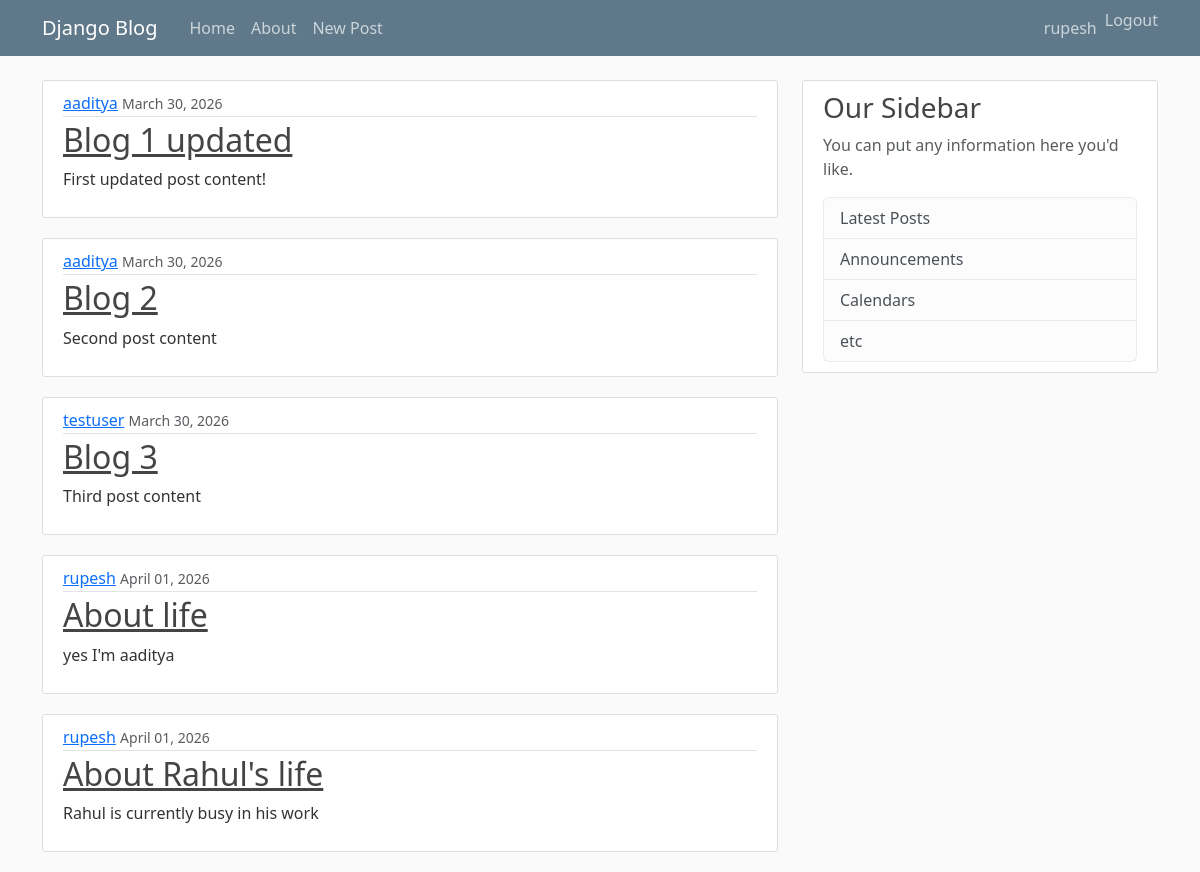
Page / (signed in) on the committed database.
### blog/models.py (models this page shows, shortened)
class Post(models.Model):
  title=models.CharField(max_length=100)
  content=models.TextField()
  author=models.ForeignKey(User,on_delete=models.CASCADE)
  created_at=models.DateTimeField(auto_now_add=True)

### blog/views.py (the view)
# urls.py: path('', views.home, name='blog-home'),
def home(request):
    context = {
        'posts': Post.objects.all()
    }
    return render(request, 'blog/home.html', context)

### blog/templates/blog/home.html
{% extends "blog/base.html" %}
{% block content %}
  {% for post in posts %}
     <article class="media content-section">
        <div class="media-body">
           <div class="article-metadata">
             <a class="mr-2" href="#">{{ post.author }}</a>
               <small class="text-muted">{{ post.created_at|date:"F d, Y" }}</small>
            </div>
               <h2>
                 <a class="article-title" href="{% url 'post-detail' post.id %}">
                     {{ post.title }}
                  </a>
               </h2>
                  <p class="article-content">{{ post.content }}</p>
        </div>
      </article>
  {% endfor %}
{% endblock content %}

### blog/templates/blog/base.html (shortened to what this page needs)
{% load static %}
<!DOCTYPE html>
<html lang="en">
<head>
  <link href="https://cdn.jsdelivr.net/npm/bootstrap@5.3.8/dist/css/bootstrap.min.css"
        rel="stylesheet"
>
  <link rel="stylesheet" type="text/css" href="{% static 'blog/main.css' %}">
</head>
<body>
<header class="site-header">
  <nav class="navbar navbar-expand-md navbar-dark bg-steel fixed-top">
    <div class="container">
      <a class="navbar-brand me-4" href="{% url 'blog-home' %}">
        Django Blog
      </a>
      <div class="collapse navbar-collapse" id="navbarToggle">
        <div class="navbar-nav me-auto">
          <a class="nav-item nav-link" href="{% url 'blog-home' %}">Home</a>
          <a class="nav-item nav-link" href="{% url 'blog-about' %}">About</a>
          {% if user.is_authenticated %}
            <a class="'nav-item nav-link" href="{% url 'post-create' %}">New Post</a>
          {% endif %}
        </div>
        <div class="navbar-nav ms-auto">
          {% if user.is_authenticated %}
            <span class="nav-item nav-link">
              {{ user.username }}
            </span>
            <form method="POST" action="{% url 'logout' %}" class="d-inline">
              <button type="submit" class="btn btn-link nav-link p-0">
                Logout
              </button>
            </form>
          {% endif %}
        </div>
      </div>
    </div>
  </nav>
</header>
<main role="main" class="container" style="margin-top: 80px;">
  <div class="row">
    <div class="col-md-8">
      {% block content %}{% endblock %}
    </div>
    <div class="col-md-4">
      <div class="content-section">
        <h3>Our Sidebar</h3>
        <p class="text-muted">
          You can put any information here you'd like.
        </p>
        <ul class="list-group">
          <li class="list-group-item list-group-item-light">Latest Posts</li>
          <li class="list-group-item list-group-item-light">Announcements</li>
          <li class="list-group-item list-group-item-light">Calendars</li>
          <li class="list-group-item list-group-item-light">etc</li>
        </ul>
      </div>
    </div>
  </div>
</main>
</body>
</html>

### blog/static/blog/main.css (style rules this page uses)
body { background: #fafafa; color: #333333; margin-top: 5rem; }
h1, h2, h3, h4, h5, h6 { color: #444444; }
ul { margin: 0; }
.bg-steel { background-color: #5f788a; }
.site-header .navbar-nav .nav-link { color: #cbd5db; }
.content-section { background: #ffffff; padding: 10px 20px; border: 1px solid #dddddd; border-radius: 3px; margin-bottom: 20px; }
.article-title { color: #444444; }
.article-content { white-space: pre-line; }
.article-metadata { padding-bottom: 1px; margin-bottom: 4px; border-bottom: 1px solid #e3e3e3 }

### rows in the picture
Post: author "aaditya", created_at "March 30, 2026", title "Blog 1 updated", content "First updated post content!"
Post: author "aaditya", created_at "March 30, 2026", title "Blog 2", content "Second post content"
Post: author "testuser", created_at "March 30, 2026", title "Blog 3", content "Third post content"
Post: author "rupesh", created_at "April 01, 2026", title "About life", content "yes I'm aaditya"
Post: author "rupesh", created_at "April 01, 2026", title "About Rahul's life", content "Rahul is currently busy in his work"

### other values in the picture
{{ user.username }} "rupesh"
